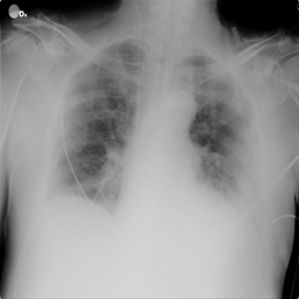
#> input picture DATASET/COVID_IMAGES/COVID-1.png, 299 x 299 px; its folder holds only this picture in this run
$ jupyter execute --allow-errors BASECOD.ipynb   (shell and % lines are left out)
#> lines starting #> are read from the running program, lines starting #| are printed output that depends on the picture
<a href="https://colab.research.google.com/github/Gabriel-Esteves-0404/BASECODE/blob/main/BASECOD.ipynb" target="_parent"></a>

[cell 1]
import pennylane as qml
from pennylane import numpy as np
import matplotlib.pyplot as plt
from pennylane import math


#importações necessárias para o circuito da biblioteca Pennylane

[cell 2]
n_qubits = 4
#> (the rest of this cell did not finish here and is left out)

[cell 3]
# [19 lines left out: function ansatz, not called in this run]

#> (a cell that did not finish here is left out)

[cell 5]
# [8 lines of commented-out code are left out]
# [12 lines left out: functions binary_cross_entropy, cost, not called in this run]

[cell 6]
# [9 lines left out: function accuracy, not called in this run]

[cell 7]
%cd BASECODE/DATASET
base_path = "./"

[cell 8]
          #Importação do Dataset (COVID / Normal)

import os
from PIL import Image

size = (64, 64)
# classifica uma dimensão de imagem

def process_image(path):
#> called with path = './COVID_IMAGES/COVID-1.png'
     img = Image.open(path).convert("L").resize((64, 64))
     return np.array(img) / 255.0
# Nessa parte se define o process_image, em que vai abrir o arquivo inserido na pasta
# pré-definida, a transforma em escala de cinza dimensiona para o valor definido em size
# Normaliza os pixels no intervalo de [0,1]


X = [] #Array dos dados de entradas
y = [] #Array dos labels (rótulos)

# COVID

covid_img_files = sorted(os.listdir(os.path.join(base_path, "COVID_IMAGES")))
covid_mask_files = sorted(os.listdir(os.path.join(base_path, "COVID_MASK")))


#> (the rest of this cell did not finish here and is left out)

[cell 9]
from sklearn.decomposition import PCA
from sklearn.preprocessing import StandardScaler

pca = PCA(n_components=4)
# Aqui PCA entende que terá que redimensionar o vetor em 4 componentes

#> (the rest of this cell did not finish here and is left out)

[cell 10]
# Reduzir dataset para 50 imagens por classe (100 no total)
X_reduced_small = []
y_small = []

#> (the rest of this cell did not finish here and is left out)

[cell 11]
import matplotlib.pyplot as plt

#> (the rest of this cell did not finish here and is left out)

[cell 12]
from sklearn.model_selection import train_test_split

# Divide em 80% treino e 20% validação
#> (the rest of this cell did not finish here and is left out)

[cell 13]
n_qubits = 4
n_layers = 5
param_shape = (n_layers, n_qubits, 4)  # 2 ângulos por qubit: RY e RZ
#> (the rest of this cell did not finish here and is left out)

[cell 14]
from pennylane.optimize import AdamOptimizer

#> (the rest of this cell did not finish here and is left out)

[cell 15]
loss_history = []

steps = 600
batch_size = 10

#> (the rest of this cell did not finish here and is left out)

[cell 16]
import pennylane as qml
import matplotlib.pyplot as plt

#> (the rest of this cell did not finish here and is left out)

[cell 17]
plt.figure(figsize=(10, 4))
plt.plot(loss_history, marker='o')
plt.title("Evolução da Loss durante o Treinamento")
plt.xlabel("Step")
plt.ylabel("Loss")
plt.grid(True)
plt.show()
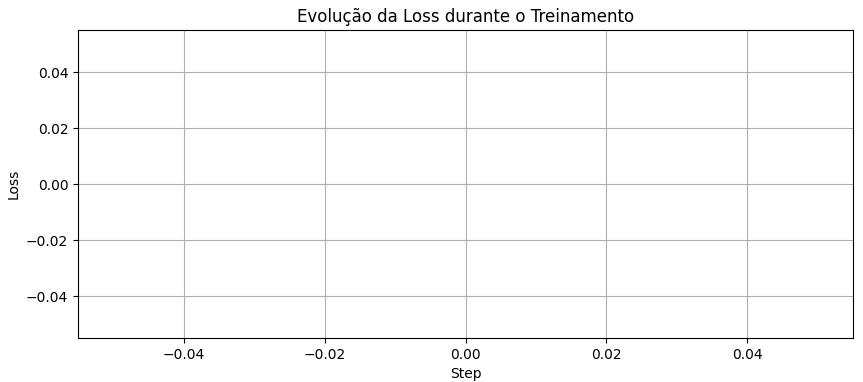
#> figure drawn by matplotlib, 1 panel
